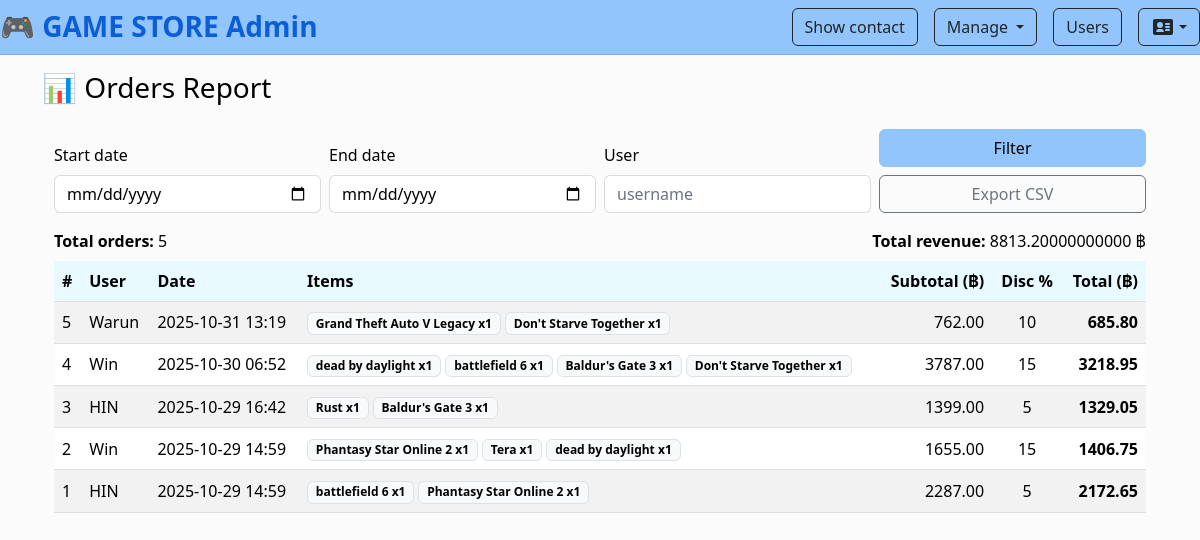
/manage/reports/orders/ (signed in), run on an earlier commit of the app's database.
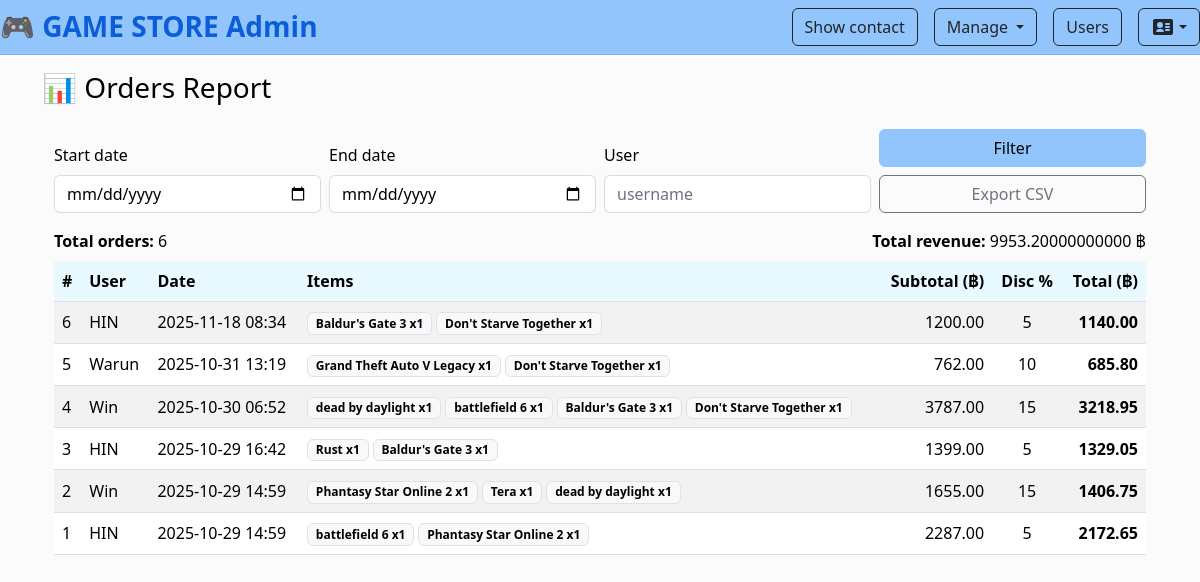
And on a later commit of the database.
### myapp/models.py (models this page shows, shortened)
class Order(models.Model):
    user = models.ForeignKey(User, null=True, blank=True, on_delete=models.SET_NULL)
    created_at = models.DateTimeField(auto_now_add=True)
    subtotal = models.DecimalField(max_digits=12, decimal_places=2, default=Decimal('0.00'))
    discount_percent = models.IntegerField(default=0)
    total = models.DecimalField(max_digits=12, decimal_places=2, default=Decimal('0.00'))

class OrderItem(models.Model):
    order = models.ForeignKey(Order, related_name='items', on_delete=models.CASCADE)
    product = models.ForeignKey(Product, null=True, blank=True, on_delete=models.SET_NULL)
    name = models.CharField(max_length=200)
    price = models.DecimalField(max_digits=10, decimal_places=2, default=Decimal('0.00'))
    quantity = models.IntegerField(default=1)

### myapp/views.py (the view, shortened to what this page needs)
# urls.py: path('manage/reports/orders/', orders_report, name='orders-report'),
@login_required
@user_passes_test(is_admin)
def orders_report(request):
    qs = Order.objects.all().select_related('user').order_by('-created_at')
    start = request.GET.get('start')
    end = request.GET.get('end')
    user_q = request.GET.get('user')
    if user_q:
        qs = qs.filter(user__username__icontains=user_q)
    total_orders = qs.count()
    total_revenue = qs.aggregate(s=models.Sum('total'))['s'] or Decimal('0.00')
    return render(request, 'myapp/orders_report.html', {
        'orders': qs[:200],  # safety cap
        'total_orders': total_orders,
        'total_revenue': total_revenue,
        'start': start or '',
        'end': end or '',
        'user_q': user_q or '',
    })

### myapp/views.py (called while the page is built)
def is_admin(user):
    return user.is_staff or user.is_superuser

### myapp/template/myapp/orders_report.html
{% extends 'myapp/base.html' %}
{% block myheader %}
  <h1 class="h3">📊 Orders Report</h1>
{% endblock myheader %}
{% block content %}
  <div class="container py-3">
    <form method="get" class="row g-2 align-items-end mb-3">
      <div class="col-12 col-md-3">
        <label class="form-label">Start date</label>
        <input type="date" name="start" value="{{ start }}" class="form-control">
      </div>
      <div class="col-12 col-md-3">
        <label class="form-label">End date</label>
        <input type="date" name="end" value="{{ end }}" class="form-control">
      </div>
      <div class="col-12 col-md-3">
        <label class="form-label">User</label>
        <input type="text" name="user" value="{{ user_q }}" class="form-control" placeholder="username">
      </div>
      <div class="col-12 col-md-3 d-grid gap-2">
        <button class="btn btn-primary" type="submit">Filter</button>
        <a class="btn btn-outline-secondary" href="?start={{ start }}&end={{ end }}&user={{ user_q }}&export=csv">Export CSV</a>
      </div>
    </form>
    <div class="d-flex justify-content-between align-items-center mb-2">
      <div>
        <strong>Total orders:</strong> {{ total_orders }}
      </div>
      <div>
        <strong>Total revenue:</strong> {{ total_revenue }} ฿
      </div>
    </div>
    <div class="table-responsive">
      <table class="table table-striped align-middle">
        <thead>
          <tr>
            <th>#</th>
            <th>User</th>
            <th>Date</th>
            <th>Items</th>
            <th class="text-end">Subtotal (฿)</th>
            <th class="text-center">Disc %</th>
            <th class="text-end">Total (฿)</th>
          </tr>
        </thead>
        <tbody>
          {% for o in orders %}
          <tr>
            <td>{{ o.id }}</td>
            <td>{{ o.user.username|default:'-' }}</td>
            <td>{{ o.created_at|date:'Y-m-d H:i' }}</td>
            <td>
              {% for it in o.items.all %}
                <span class="badge text-bg-light border">{{ it.name }} x{{ it.quantity }}</span>
              {% empty %}
                -
              {% endfor %}
            </td>
            <td class="text-end">{{ o.subtotal }}</td>
            <td class="text-center">{{ o.discount_percent }}</td>
            <td class="text-end fw-semibold">{{ o.total }}</td>
          </tr>
          {% empty %}
          <tr><td colspan="7" class="text-center text-muted">No orders yet.</td></tr>
          {% endfor %}
        </tbody>
      </table>
    </div>
  </div>
{% endblock content %}

What changed in the data, as far as the page shows it:
added Order: id "6", user.username "HIN", created_at "2025-11-18 08:34", subtotal "1200.00", discount_percent "5", total "1140.00"
added OrderItem: name "Baldur's Gate 3", quantity "1", shown under "6"
added OrderItem: name "Don't Starve Together", quantity "1", shown under "6"
Also different on the page:
{{ total_orders }}: "5" → "6"
{{ total_revenue }}: "8813.20000000000" → "9953.20000000000"
